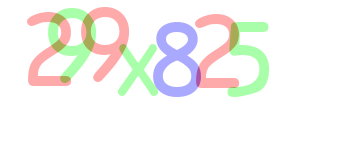
#> input picture (실습)CaptchaHacking/stage3.png, 350 x 150 px
$ jupyter execute --allow-errors '(실습)2017_삼성전자_해킹방어대회_ASM.ipynb'
#> lines starting #> are read from the running program, lines starting #| are printed output that depends on the picture; after the words box and inside, x2 and y2 are one past the last pixel; in counts of white or black regions, pixels touching at a corner belong together
### (실습)CaptchaHacking/utils.py
import cv2
import numpy as np
import re

# 데이터 정제하기
# 색상별로 이미지 추출
BLUE = 0
GREEN = 1
RED = 2


# 특정한 색상의 모든 단어가 포함된 이미지를 추출한다.
def get_chars(image, color):  # 만약 color이 Blue 라면
  other_1 = (color + 1) % 3   # other_1 = Green
  other_2 = (color + 2) % 3   # other_2 = Red

  c = image[:, :, other_1] == 255
  image[c] = [0, 0, 0]  # 검정색으로 변환
  c = image[:, :, other_2] == 255
  image[c] = [0, 0, 0]
  c = image[:, :, color] < 130  # 선택한 색상(Blue)의 색상이 170 = AA보다 작다면 즉 Green과 Red가 섞인 부분
  image[c] = [0, 0, 0]
  c = image[:, :, color] != 0 # 남은 Blue
  image[c] = [255, 255, 255]  # 하얀색으로 변환

  return image


# 트레이닝 데이터 만들기
# 전체 이미지에서 왼쪽부터 단어별로 추출
# 전체 이미지에서 왼쪽부터 단어별로 이미지를 추출
def extract_chars(image):
    chars = []
    colors = [BLUE, GREEN, RED]
    for color in colors:
        image_from_one_color = get_chars(image.copy(), color)
        image_gray = cv2.cvtColor(image_from_one_color, cv2.COLOR_BGR2GRAY)
        ret, thresh = cv2.threshold(image_gray, 127, 255, 0)
        # RETR_EXTERNAL 옵션으로 숫자의 외각을 기준으로 분리
        contours, _ = cv2.findContours(
            thresh, cv2.RETR_EXTERNAL, cv2.CHAIN_APPROX_SIMPLE
        )

        for contour in contours:
            # 추출된 이미지 크기가 50 이상인 경우만 실제 문자 데이터인 것으로 파악
            area = cv2.contourArea(contour)
            if area > 50:
                x, y, width, height = cv2.boundingRect(contour)
                roi = image_gray[y : y + height, x : x + width]
                chars.append((x, roi))
                # 전체 문자들을 x 좌표 기준으로 정렬
                chars = sorted(chars, key=lambda char: char[0])
    return chars


# 트레이닝 데이터 만들기
# 이미지를 (20X20) 크기로 통일
# 특정한 이미지를 (20X20) 크기로 Scaling
def resize20(image):
    resized = cv2.resize(image, (20, 20))
    return resized.reshape(-1, 400).astype(np.float32)

# 해킹 자동화
# 수식 정제
# [19 lines left out: function remove_first_0, not called in this run]

### (실습)CaptchaHacking/(실습)2017_삼성전자_해킹방어대회_ASM.ipynb
<a href="https://colab.research.google.com/github/twotablepush/OpenCV/blob/main/(%EC%8B%A4%EC%8A%B5)2017_%EC%82%BC%EC%84%B1%EC%A0%84%EC%9E%90_%ED%95%B4%ED%82%B9%EB%B0%A9%EC%96%B4%EB%8C%80%ED%9A%8C_ASM.ipynb" target="_parent"></a>

# 2017 삼성전자 해킹방어대회 ASM 문제 환경 구축

## 문제의 동작을 확인하기
- START 버튼을 누르면 80초 타이머가 동작한다.
- Captcha와 같은 형태로 수식이 등장하며, 이를 반복적으로 풀어야 한다.
- 80초 안에 100개의 수식에 대하여 연속적으로 정답 처리를 받아야 한다.

## 문제 해경 방법
- 특정한 수식 사진을 OpenCV로 처리하여, 각 문자를 하나씩 분리
- 분리된 각 문자가 어떤 문자에 해당하는지 인식
- 인식된 수식을 계산하여 정답을 도출

## 데이터 수집하기
- 데이터의 개수가 적으므로 브라우저로 직접 수집한다.
- 가능한 12개의 문자 : 0, 1, 2, 3, 4, 5, 6, 7, 8, 9, +, -, *

# 데이터 분석하기
- 파란색 : RGB에서 B의 값이 항상 FF = 255
- 초록색 : RGB에서 G의 값이 항상 FF
- 빨간색 : RGB에서 R의 값이 항상 FF
- 파란색 & 초록색 : RGB에서 R 값이 항상 AA 이하 = 170
- 파란색 & 빨간색 : RGB에서 G 값이 항상 AA 이하
- 초록색 & 빨간색 : RGB에서 B 값이 항상 AA 이하


[cell 1]
# 데이터 정제하기
# 색상별로 이미지 추출 (utils.py)
BLUE = 0
GREEN = 1
RED = 2


# 특정한 색상의 모든 단어가 포함된 이미지를 추출한다.
# [14 lines left out: function get_chars, not called in this run]

[cell 2]
# 테스트 코드 (test.py)

import cv2
import utils

image = cv2.imread("stage3.png", cv2.IMREAD_COLOR)
#> image is the input picture: shape (150, 350, 3); mean B, G, R 241.4, 244.7, 245.4
blue = utils.get_chars(image.copy(), utils.BLUE)
#> in get_chars, `c = image[:, :, other_1] == 255`:
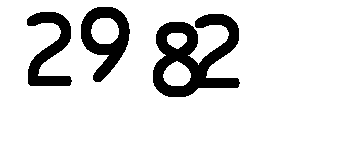
#> c: shape (150, 350) bool; 86.8% white; 3 black regions, box (x1, y1, x2, y2) and area: (153, 14, 240, 97) 3595, (81, 7, 130, 82) 1749, (27, 12, 72, 86) 1560
#> in get_chars, `c = image[:, :, other_2] == 255`: c: shape (150, 350) bool; 7.3% white; 6 white regions, box (x1, y1, x2, y2) and area: (88, 7, 130, 82) 1312, (195, 14, 240, 88) 1229, (28, 45, 72, 86) 739, (27, 12, 56, 26) 270, (59, 20, 71, 45) 227, (81, 23, 86, 41) 69
#> in get_chars, `image[c] = [0, 0, 0]`: image: shape (150, 350, 3); mean of channels 0, 1, 2 12, 10.2, 10.3
#> in get_chars, `c = image[:, :, color] < 130`: c: shape (150, 350) bool; 95.6% white; 59 black regions (58 under 20 px), largest, box (x1, y1, x2, y2) and area: (153, 22, 201, 97) 2126
#> in get_chars, `image[c] = [0, 0, 0]`: image: shape (150, 350, 3); mean of channels 0, 1, 2 10.7, 7.7, 7.8
green = utils.get_chars(image.copy(), utils.GREEN)
#> in get_chars (call 2), `c = image[:, :, other_1] == 255`: c: shape (150, 350) bool; 87.6% white; 3 black regions, box (x1, y1, x2, y2) and area: (117, 22, 201, 97) 3174, (48, 8, 97, 83) 1749, (227, 22, 270, 97) 1568
#> in get_chars (call 2), `c = image[:, :, other_2] == 255`: c: shape (150, 350) bool; 3.9% white; 1 white region, box (x1, y1, x2, y2) and area: (153, 22, 198, 97) 2025
#> in get_chars (call 2), `image[c] = [0, 0, 0]`: image: shape (150, 350, 3); mean of channels 0, 1, 2 13.8, 20.1, 15.1
#> in get_chars (call 2), `c = image[:, :, color] < 130`: c: shape (150, 350) bool; 91.6% white; 11 black regions (8 under 20 px), largest, box (x1, y1, x2, y2) and area: (48, 8, 97, 83) 1749, (227, 22, 270, 97) 1568, (117, 44, 159, 96) 1058
#> in get_chars (call 2), `image[c] = [0, 0, 0]`: image: shape (150, 350, 3); mean of channels 0, 1, 2 13.5, 19.9, 14.9
red = utils.get_chars(image.copy(), utils.RED)
#> call 3 of get_chars, with color = 2
#> in get_chars (call 3), `c = image[:, :, other_1] == 255`: c: shape (150, 350) bool; 84.2% white; 2 black regions, box (x1, y1, x2, y2) and area: (27, 7, 159, 96) 5424, (195, 14, 270, 97) 2888
#> in get_chars (call 3), `c = image[:, :, other_2] == 255`: c: shape (150, 350) bool; 6.5% white; 6 white regions, box (x1, y1, x2, y2) and area: (227, 22, 270, 97) 1328, (117, 44, 159, 96) 987, (59, 42, 92, 79) 585, (56, 8, 88, 22) 267, (48, 23, 59, 45) 193, (91, 22, 97, 41) 73
#> in get_chars (call 3), `image[c] = [0, 0, 0]`:
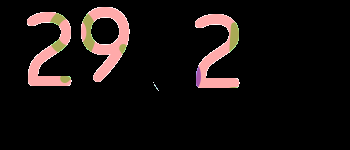
#> image: shape (150, 350, 3); mean of channels 0, 1, 2 15.2, 16.4, 22.2; drawn as B, G, R
#> in get_chars (call 3), `c = image[:, :, color] < 130`: c: shape (150, 350) bool; 90.7% white; 5 black regions (2 under 20 px), largest, box (x1, y1, x2, y2) and area: (81, 7, 130, 82) 1749, (27, 12, 72, 86) 1560, (195, 14, 240, 88) 1560
cv2.imshow("Image Gray", blue)
cv2.waitKey(0)
cv2.imshow("Image Gray", green)
cv2.waitKey(0)
cv2.imshow("Image Gray", red)
cv2.waitKey(0)

[cell 3]
# 트레이닝 데이터 만들기
# 전체 이미지에서 왼쪽부터 단어별로 추출 (utils.py)
# 전체 이미지에서 왼쪽부터 단어별로 이미지를 추출
import cv2

# [22 lines left out: function extract_chars, not called in this run]

[cell 4]
# 트레이닝 데이터 만들기
# 이미지를 (20X20) 크기로 통일 (utils.py)

import numpy as np

#특정한 이미지를 (20X20) 크기로 Scaling
def resize20(image):
    resized = cv2.resize(image, (20, 20))
    return resized.reshape(-1, 400).astype(np.float32)

[cell 5]
# 데이터 만들기 (make_train_data.py)

import os
import cv2
import utils

# training_data 폴더 생성 및 그 내부에 0, 1, 2, 3, 4, 5, 6, 7, 8, 9, 10(+), 11(-), 12(*) 폴더 생성
image = cv2.imread("stage6.png")
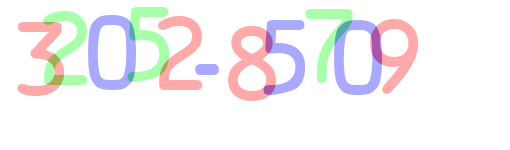
#> input picture (실습)CaptchaHacking/stage6.png, 510 x 150 px
#> image is the input picture: shape (150, 510, 3); mean B, G, R 243.4, 242, 244.7
chars = utils.extract_chars(image)
#> the loop in extract_chars, `for color in colors:` made 3 passes
#> pass 1, in get_chars (call 4), `c = image[:, :, color] < 130`:
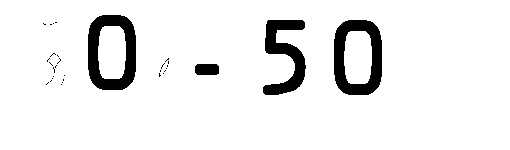
#> c: shape (150, 510) bool; 92.5% white; 32 black regions (28 under 20 px), largest, box (x1, y1, x2, y2) and area: (88, 15, 136, 90) 1926, (334, 20, 382, 95) 1926, (263, 20, 306, 95) 1568, (195, 64, 219, 75) 253
#> after the loop in extract_chars, `for color in colors:`:
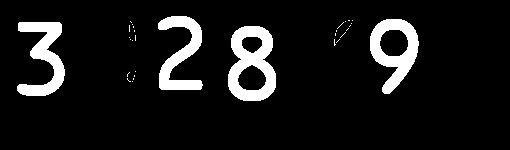
#> image_from_one_color: shape (150, 510, 3); 9.4% white; 31 white regions (27 under 20 px), largest, box (x1, y1, x2, y2) and area: (228, 26, 276, 101) 2126, (370, 19, 419, 94) 1749, (17, 22, 65, 96) 1665, (158, 16, 203, 90) 1560
#> after the loop in extract_chars, `for color in colors:`: chars = 11 items
#> chars = 11 items

for char in chars:
    cv2.imshow('Image', char[1])
    input = cv2.waitKey(0)
#> (key Esc is pressed here)
    resized = cv2.resize(char[1], (20, 20))

    if 48 <= input <= 57:
        name = str(input - 48)
        file_count = len(next(os.walk('./training_data/' + name + '/'))[2])
        cv2.imwrite('./training_data/' + str(input - 48) + '/' +
                    str(file_count + 1) + '.png', resized)
    elif input in (ord('a'), ord('b'), ord('c')):
        name = str(input - ord('a') + 10)
        file_count = len(next(os.walk('./training_data/' + name + '/'))[2])
        cv2.imwrite('./training_data/' + name + '/' +
                    str(file_count + 1) + '.png', resized)

[cell 6]
# KNN 모델 학습하기 (knn_trainer.py)

import os
import cv2
import numpy as np

file_names = list(range(0, 13))
train = []
train_labels = []

#> (the rest of this cell did not finish here and is left out)

[cell 7]
# 학습된 모델로 테스트 하기 : 학습된 KNN 모델 불러오기 (run.py)

import numpy as np
import cv2
import utils

FILE_NAME = 'trained.npz'

# 각 글자의 (1 x 400) 데이터와 정답 (0 ~ 9, +, *)
with np.load(FILE_NAME) as data:
#> (reads (실습)CaptchaHacking/trained.npz from the repository)
  train = data['train']
  train_labels = data['train_labels']

knn = cv2.ml.KNearest_create()
knn.train(train, cv2.ml.ROW_SAMPLE, train_labels)

def check(test, train, train_labels):
  # 가장 가까운 K개의 글자를 찾아 어떤 숫자에 해당하는지 찾는다.
  ret, result, neighbours, dist = knn.findNearest(test, k = 1)
  return result

[cell 8]
# 테스트 결과 확인하기 (run.py)

def get_result(file_name):
#> called with file_name = 'stage7.png'
  image = cv2.imread(file_name)
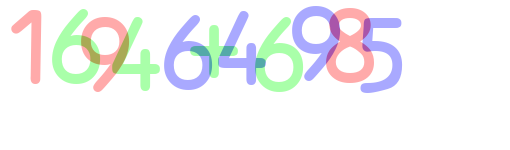
#> input picture (실습)CaptchaHacking/stage7.png, 510 x 150 px
#> image is the input picture: shape (150, 510, 3); mean B, G, R 244.2, 243.5, 242.6
  chars = utils.extract_chars(image)
#> the loop in extract_chars (call 2), `for color in colors:` made 3 passes
#> pass 1, in get_chars (call 7), `c = image[:, :, color] < 130`:
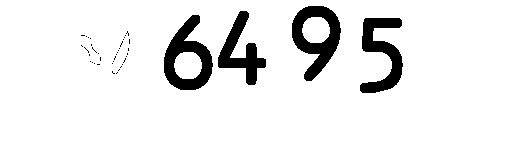
#> c: shape (150, 510) bool; 91.5% white; 41 black regions (37 under 20 px), largest, box (x1, y1, x2, y2) and area: (292, 6, 341, 81) 1749, (164, 15, 213, 90) 1740, (360, 18, 403, 93) 1568, (218, 11, 266, 85) 1363
#> after the loop in extract_chars (call 2), `for color in colors:`:
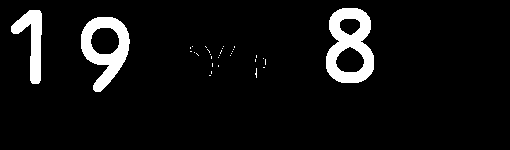
#> image_from_one_color: shape (150, 510, 3); 6.5% white; 32 white regions (29 under 20 px), largest, box (x1, y1, x2, y2) and area: (326, 8, 374, 83) 2126, (81, 17, 130, 92) 1749, (11, 10, 42, 84) 1044
#> chars = 11 items
  result_string = ""
  for char in chars:
    matched = check(utils.resize20(char[1]), train, train_labels)
    if matched < 10:
      result_string += str(int(matched))
      continue
    if matched == 10:
      matched = '+'
    elif matched == 11:
      matched = '-'
    elif matched == 12:
      matched = '*'
    result_string += matched
#> this loop made 11 passes
#> (ret in check, result in check, neighbours in check, dist in check, result_string) on passes 1 to 11: (1, [1], [1], [12], '1'), (6, [6], [6], [47], '16'), (9, [9], [9], [38], '169'), (4, [4], [4], [24], '1694'), (6, [6], [6], [47], '16946'), (10, [10], [10], [10], '16946+'), (4, [4], [4], [24], '16946+4'), (6, [6], [6], [47], '16946+46'), (9, [9], [9], [38], '16946+469'), (8, [8], [8], [19], '16946+4698'), (5, [5], [5], [39], '16946+46985')
#> pass 1, in resize20, `resized = cv2.resize(image, (20, 20))`:
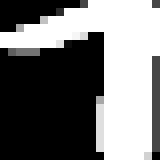
#> resized: shape (20, 20) (shown 8 times larger); min 0, max 255, mean 115.8
#> pass 3, in resize20 (call 3), `resized = cv2.resize(image, (20, 20))`:
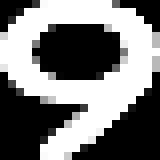
#> resized: shape (20, 20) (shown 8 times larger); min 0, max 255, mean 121.4
  return result_string

print(get_result("stage7.png"))

[cell 9]
# 해킹 자동화
# 수식 정제 (utils.py)

import re

# [19 lines left out: function remove_first_0, not called in this run]

[cell 10]
# 해킹 자동화
# 구현 완료 (run.py)

import requests
import shutil
import time

host = "http://127.0.0.1:10000"
#> host = 'http://127.0.0.1:10000'
url = '/start'

# target_images 라는 폴더 생성
#> (the rest of this cell did not finish here and is left out)
